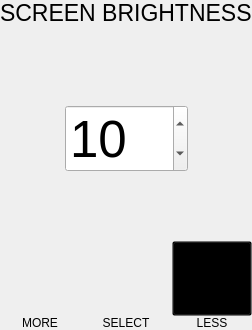
      <widget class="QWidget" name="screenBrightnessPage">
       <layout class="QVBoxLayout" name="verticalLayout_16">
        <property name="spacing">
         <number>0</number>
        </property>
        <property name="leftMargin">
         <number>0</number>
        </property>
        <property name="topMargin">
         <number>0</number>
        </property>
        <property name="rightMargin">
         <number>0</number>
        </property>
        <property name="bottomMargin">
         <number>0</number>
        </property>
        <item>
         <widget class="QLabel" name="label_2">
          <property name="font">
           <font>
            <pointsize>17</pointsize>
           </font>
          </property>
          <property name="text">
           <string>SCREEN BRIGHTNESS</string>
          </property>
          <property name="alignment">
           <set>Qt::AlignLeading|Qt::AlignLeft|Qt::AlignVCenter</set>
          </property>
         </widget>
        </item>
        <item>
         <spacer name="verticalSpacer_4">
          <property name="orientation">
           <enum>Qt::Vertical</enum>
          </property>
          <property name="sizeHint" stdset="0">
           <size>
            <width>20</width>
            <height>79</height>
           </size>
          </property>
         </spacer>
        </item>
        <item>
         <layout class="QHBoxLayout" name="horizontalLayout_8">
          <item>
           <spacer name="horizontalSpacer_6">
            <property name="orientation">
             <enum>Qt::Horizontal</enum>
            </property>
            <property name="sizeHint" stdset="0">
             <size>
              <width>40</width>
              <height>20</height>
             </size>
            </property>
           </spacer>
          </item>
          <item>
           <widget class="QSpinBox" name="spinBox_2">
            <property name="font">
             <font>
              <pointsize>38</pointsize>
             </font>
            </property>
            <property name="maximum">
             <number>100</number>
            </property>
            <property name="value">
             <number>10</number>
            </property>
           </widget>
          </item>
          <item>
           <spacer name="horizontalSpacer_7">
            <property name="orientation">
             <enum>Qt::Horizontal</enum>
            </property>
            <property name="sizeHint" stdset="0">
             <size>
              <width>40</width>
              <height>20</height>
             </size>
            </property>
           </spacer>
          </item>
         </layout>
        </item>
        <item>
         <spacer name="verticalSpacer_5">
          <property name="orientation">
           <enum>Qt::Vertical</enum>
          </property>
          <property name="sizeHint" stdset="0">
           <size>
            <width>20</width>
            <height>69</height>
           </size>
          </property>
         </spacer>
        </item>
        <item>
         <layout class="QHBoxLayout" name="horizontalLayout_9">
          <property name="spacing">
           <number>6</number>
          </property>
          <property name="topMargin">
           <number>0</number>
          </property>
          <item>
           <widget class="QWidget" name="exitButton_3" native="true">
            <property name="sizePolicy">
             <sizepolicy hsizetype="Expanding" vsizetype="Minimum">
              <horstretch>0</horstretch>
              <verstretch>0</verstretch>
             </sizepolicy>
            </property>
            <property name="minimumSize">
             <size>
              <width>70</width>
              <height>0</height>
             </size>
            </property>
            <layout class="QVBoxLayout" name="verticalLayout_13">
             <property name="spacing">
              <number>0</number>
             </property>
             <property name="leftMargin">
              <number>0</number>
             </property>
             <property name="topMargin">
              <number>0</number>
             </property>
             <property name="rightMargin">
              <number>0</number>
             </property>
             <property name="bottomMargin">
              <number>0</number>
             </property>
             <item>
              <widget class="QPushButton" name="exitScreenBrightnessButton">
               <property name="sizePolicy">
                <sizepolicy hsizetype="Expanding" vsizetype="Maximum">
                 <horstretch>0</horstretch>
                 <verstretch>0</verstretch>
                </sizepolicy>
               </property>
               <property name="minimumSize">
                <size>
                 <width>0</width>
                 <height>75</height>
                </size>
               </property>
               <property name="maximumSize">
                <size>
                 <width>16777215</width>
                 <height>16777215</height>
                </size>
               </property>
               <property name="styleSheet">
                <string notr="true">background: transparent;</string>
               </property>
               <property name="text">
                <string/>
               </property>
               <property name="icon">
                <iconset resource="resource.qrc">
                 <normaloff>:/image_resources/image_resources/add_circle_icon.png</normaloff>:/image_resources/image_resources/add_circle_icon.png</iconset>
               </property>
               <property name="iconSize">
                <size>
                 <width>48</width>
                 <height>48</height>
                </size>
               </property>
               <property name="default">
                <bool>false</bool>
               </property>
               <property name="flat">
                <bool>true</bool>
               </property>
              </widget>
             </item>
             <item>
              <widget class="QLabel" name="label_9">
               <property name="sizePolicy">
                <sizepolicy hsizetype="Preferred" vsizetype="Minimum">
                 <horstretch>0</horstretch>
                 <verstretch>0</verstretch>
                </sizepolicy>
               </property>
               <property name="text">
                <string>MORE</string>
               </property>
               <property name="alignment">
                <set>Qt::AlignCenter</set>
               </property>
              </widget>
             </item>
            </layout>
           </widget>
          </item>
          <item>
           <widget class="QWidget" name="selectButton_3" native="true">
            <property name="sizePolicy">
             <sizepolicy hsizetype="Expanding" vsizetype="Minimum">
              <horstretch>0</horstretch>
              <verstretch>0</verstretch>
             </sizepolicy>
            </property>
            <property name="minimumSize">
             <size>
              <width>70</width>
              <height>0</height>
             </size>
            </property>
            <layout class="QVBoxLayout" name="verticalLayout_14">
             <property name="spacing">
              <number>0</number>
             </property>
             <property name="sizeConstraint">
              <enum>QLayout::SetDefaultConstraint</enum>
             </property>
             <property name="leftMargin">
              <number>0</number>
             </property>
             <property name="topMargin">
              <number>0</number>
             </property>
             <property name="rightMargin">
              <number>0</number>
             </property>
             <property name="bottomMargin">
              <number>0</number>
             </property>
             <item>
              <widget class="QPushButton" name="selectScreenBrightnessButton">
               <property name="sizePolicy">
                <sizepolicy hsizetype="Expanding" vsizetype="Maximum">
                 <horstretch>0</horstretch>
                 <verstretch>0</verstretch>
                </sizepolicy>
               </property>
               <property name="minimumSize">
                <size>
                 <width>0</width>
                 <height>75</height>
                </size>
               </property>
               <property name="maximumSize">
                <size>
                 <width>16777215</width>
                 <height>16777215</height>
                </size>
               </property>
               <property name="styleSheet">
                <string notr="true">background: transparent;</string>
               </property>
               <property name="text">
                <string/>
               </property>
               <property name="icon">
                <iconset resource="resource.qrc">
                 <normaloff>:/image_resources/image_resources/select_icon.png</normaloff>:/image_resources/image_resources/select_icon.png</iconset>
               </property>
               <property name="iconSize">
                <size>
                 <width>48</width>
                 <height>48</height>
                </size>
               </property>
               <property name="flat">
                <bool>true</bool>
               </property>
              </widget>
             </item>
             <item>
              <widget class="QLabel" name="label_19">
               <property name="text">
                <string>SELECT</string>
               </property>
               <property name="alignment">
                <set>Qt::AlignCenter</set>
               </property>
              </widget>
             </item>
            </layout>
           </widget>
          </item>
          <item>
           <widget class="QWidget" name="nextButton_3" native="true">
            <property name="sizePolicy">
             <sizepolicy hsizetype="Expanding" vsizetype="Minimum">
              <horstretch>0</horstretch>
              <verstretch>0</verstretch>
             </sizepolicy>
            </property>
            <property name="minimumSize">
             <size>
              <width>70</width>
              <height>0</height>
             </size>
            </property>
            <layout class="QVBoxLayout" name="verticalLayout_15">
             <property name="spacing">
              <number>0</number>
             </property>
             <property name="leftMargin">
              <number>0</number>
             </property>
             <property name="topMargin">
              <number>0</number>
             </property>
             <property name="rightMargin">
              <number>0</number>
             </property>
             <property name="bottomMargin">
              <number>0</number>
             </property>
             <item>
              <widget class="QPushButton" name="lessScreenBrightnessButton">
               <property name="sizePolicy">
                <sizepolicy hsizetype="Preferred" vsizetype="Maximum">
                 <horstretch>0</horstretch>
                 <verstretch>0</verstretch>
                </sizepolicy>
               </property>
               <property name="minimumSize">
                <size>
                 <width>0</width>
                 <height>75</height>
                </size>
               </property>
               <property name="styleSheet">
                <string notr="true">background: transparent;</string>
               </property>
               <property name="text">
                <string/>
               </property>
               <property name="icon">
                <iconset resource="resource.qrc">
                 <normaloff>:/image_resources/image_resources/minus-circle_icon.png</normaloff>:/image_resources/image_resources/minus-circle_icon.png</iconset>
               </property>
               <property name="iconSize">
                <size>
                 <width>48</width>
                 <height>48</height>
                </size>
               </property>
              </widget>
             </item>
             <item>
              <widget class="QLabel" name="nextLabel_3">
               <property name="sizePolicy">
                <sizepolicy hsizetype="Expanding" vsizetype="Minimum">
                 <horstretch>0</horstretch>
                 <verstretch>0</verstretch>
                </sizepolicy>
               </property>
               <property name="maximumSize">
                <size>
                 <width>16777215</width>
                 <height>16777215</height>
                </size>
               </property>
               <property name="text">
                <string>LESS</string>
               </property>
               <property name="alignment">
                <set>Qt::AlignCenter</set>
               </property>
               <property name="wordWrap">
                <bool>true</bool>
               </property>
              </widget>
             </item>
            </layout>
           </widget>
          </item>
         </layout>
        </item>
       </layout>
      </widget>
